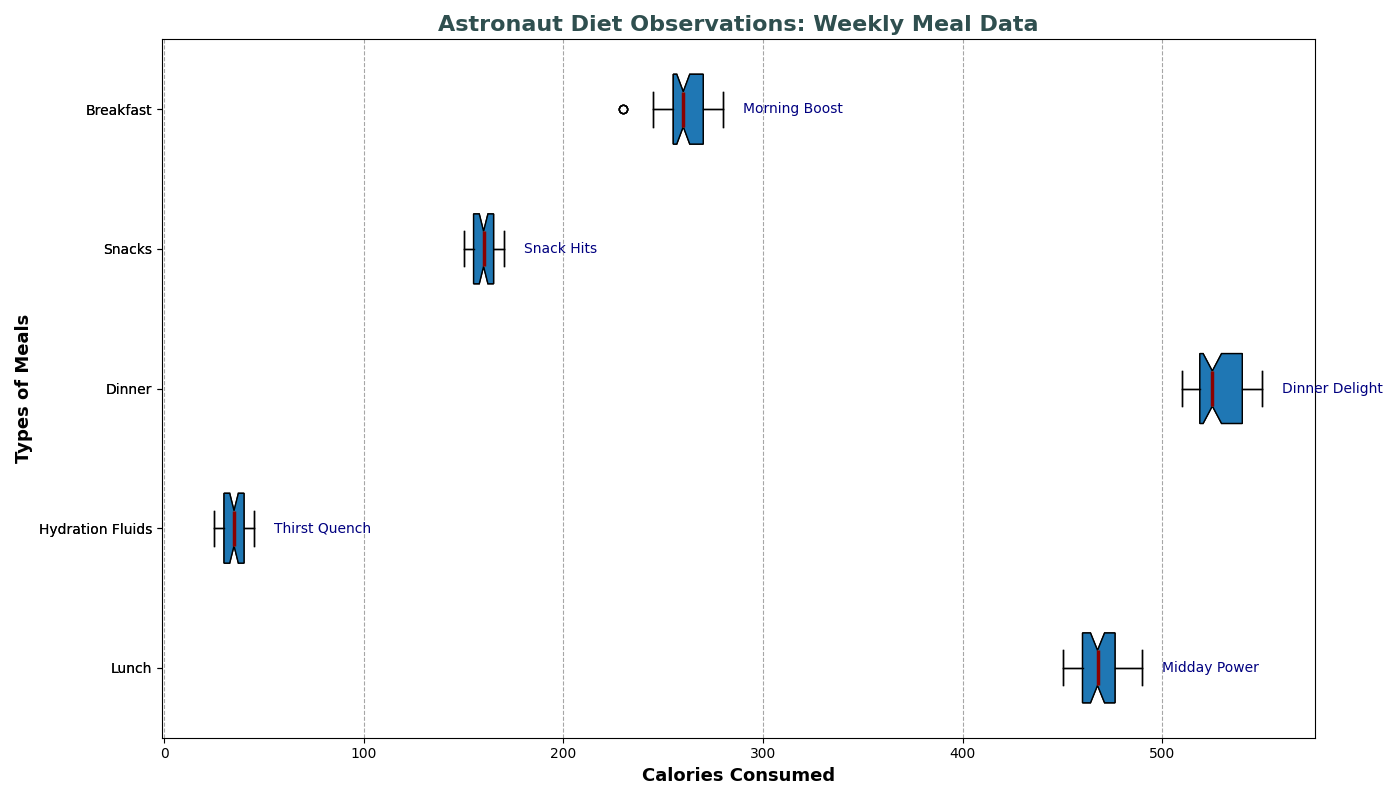

Recreate this plot in Python.
import matplotlib.pyplot as plt
import numpy as np

meal_types = ['Lunch', 'Hydration Fluids', 'Dinner', 'Snacks', 'Breakfast']

calorie_intake = [
    [465, 470, 490, 450, 480, 455, 465, 475, 450, 480, 490, 475, 460, 460, 450, 475, 480, 465, 460, 450, 475, 480, 460, 490, 465, 475, 480, 460, 450, 475, 460, 475, 450, 460, 470, 480, 475, 460, 480, 450, 460, 470, 490, 465, 455, 470, 450, 480, 455, 465, 480, 475],
    [32, 28, 25, 40, 35, 45, 30, 32, 28, 42, 35, 40, 32, 30, 25, 45, 40, 35, 32, 30, 32, 35, 40, 30, 45, 35, 40, 40, 35, 30, 35, 32, 35, 25, 32, 40, 38, 35, 32, 30, 40, 40, 35, 32, 30, 28, 40, 35, 32, 35, 30, 40],
    [520, 530, 515, 540, 525, 510, 550, 520, 510, 550, 540, 525, 515, 520, 510, 525, 540, 520, 510, 535, 520, 535, 540, 525, 520, 510, 540, 550, 510, 535, 520, 535, 540, 510, 545, 525, 540, 535, 520, 510, 530, 540, 530, 515, 515, 540, 520, 540, 515, 525, 530, 520],
    [160, 155, 150, 170, 165, 160, 155, 160, 150, 165, 170, 165, 160, 155, 150, 165, 170, 155, 150, 160, 155, 165, 170, 155, 150, 165, 160, 165, 155, 150, 165, 155, 165, 150, 170, 155, 165, 160, 155, 150, 160, 170, 165, 155, 150, 170, 155, 165, 150, 155, 160, 150],
    [250, 260, 245, 230, 260, 255, 270, 255, 250, 265, 275, 270, 280, 245, 250, 230, 255, 260, 250, 265, 270, 270, 255, 250, 255, 275, 260, 265, 250, 255, 260, 270, 270, 275, 280, 260, 255, 250, 265, 275, 255, 270, 270, 275, 250, 255, 270, 265, 275, 280, 255, 260]
]

fig, ax = plt.subplots(figsize=(14, 8))

boxplot = ax.boxplot(calorie_intake, vert=False, patch_artist=True, labels=meal_types, notch=True)

colors = ['#66B3FF', '#FFD700', '#99FF99', '#FFCC99', '#FF9999']
for patch, color in zip(boxplot['boxes'], colors):
    patch.set_facecolor(color)

medianprops = dict(linestyle='-', linewidth=2.5, color='darkred')
ax.boxplot(calorie_intake, vert=False, patch_artist=True, labels=meal_types, notch=True, 
           medianprops=medianprops)

plt.title('Astronaut Diet Observations: Weekly Meal Data', fontsize=16, fontweight='bold', color='darkslategray')
plt.ylabel('Types of Meals', fontsize=13, fontweight='bold')
plt.xlabel('Calories Consumed', fontsize=13, fontweight='bold')

ax.xaxis.grid(True, linestyle='--', which='major', color='grey', alpha=0.7)

annotations = ["Midday Power", "Thirst Quench", 
               "Dinner Delight", "Snack Hits", 
               "Morning Boost"]
for i, annotation in enumerate(annotations):
    ax.text(max(calorie_intake[i]) + 10, i + 1, annotation, ha='left', va='center', 
            fontsize=10, color='navy')

plt.tight_layout()
plt.show()
